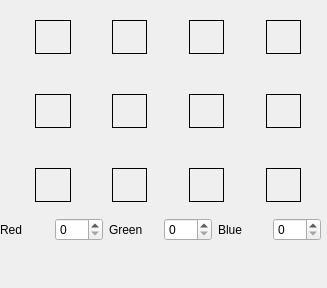
<?xml version="1.0" encoding="UTF-8"?>
<ui version="4.0">
 <class>PaintingWindow</class>
 <widget class="QDockWidget" name="PaintingWindow">
  <property name="geometry">
   <rect>
    <x>0</x>
    <y>0</y>
    <width>327</width>
    <height>288</height>
   </rect>
  </property>
  <property name="windowTitle">
   <string>Painting Window</string>
  </property>
  <widget class="QWidget" name="dockWidgetContents">
   <widget class="QWidget" name="verticalLayoutWidget">
    <property name="geometry">
     <rect>
      <x>0</x>
      <y>0</y>
      <width>321</width>
      <height>251</height>
     </rect>
    </property>
    <layout class="QVBoxLayout" name="verticalLayout">
     <item>
      <layout class="QGridLayout" name="gridLayout" rowstretch="0,0,0,0,0,0" columnstretch="0,0,0,0,0,0,0,0,0">
       <item row="3" column="0">
        <spacer name="verticalSpacer">
         <property name="orientation">
          <enum>Qt::Vertical</enum>
         </property>
         <property name="sizeHint" stdset="0">
          <size>
           <width>20</width>
           <height>40</height>
          </size>
         </property>
        </spacer>
       </item>
       <item row="3" column="3">
        <widget class="QLabel" name="labelColor_6">
         <property name="frameShape">
          <enum>QFrame::Box</enum>
         </property>
         <property name="text">
          <string/>
         </property>
         <property name="scaledContents">
          <bool>false</bool>
         </property>
        </widget>
       </item>
       <item row="0" column="1">
        <spacer name="horizontalSpacer_2">
         <property name="orientation">
          <enum>Qt::Horizontal</enum>
         </property>
         <property name="sizeHint" stdset="0">
          <size>
           <width>40</width>
           <height>20</height>
          </size>
         </property>
        </spacer>
       </item>
       <item row="0" column="0">
        <spacer name="horizontalSpacer">
         <property name="orientation">
          <enum>Qt::Horizontal</enum>
         </property>
         <property name="sizeHint" stdset="0">
          <size>
           <width>40</width>
           <height>20</height>
          </size>
         </property>
        </spacer>
       </item>
       <item row="1" column="7">
        <widget class="QLabel" name="labelColor_4">
         <property name="frameShape">
          <enum>QFrame::Box</enum>
         </property>
         <property name="text">
          <string/>
         </property>
         <property name="scaledContents">
          <bool>false</bool>
         </property>
        </widget>
       </item>
       <item row="1" column="1">
        <widget class="QLabel" name="labelColor_1">
         <property name="frameShape">
          <enum>QFrame::Box</enum>
         </property>
         <property name="text">
          <string/>
         </property>
         <property name="scaledContents">
          <bool>false</bool>
         </property>
        </widget>
       </item>
       <item row="1" column="5">
        <widget class="QLabel" name="labelColor_3">
         <property name="frameShape">
          <enum>QFrame::Box</enum>
         </property>
         <property name="text">
          <string/>
         </property>
         <property name="scaledContents">
          <bool>false</bool>
         </property>
        </widget>
       </item>
       <item row="5" column="3">
        <widget class="QLabel" name="labelColor_10">
         <property name="frameShape">
          <enum>QFrame::Box</enum>
         </property>
         <property name="text">
          <string/>
         </property>
         <property name="scaledContents">
          <bool>false</bool>
         </property>
        </widget>
       </item>
       <item row="2" column="0">
        <spacer name="verticalSpacer_3">
         <property name="orientation">
          <enum>Qt::Vertical</enum>
         </property>
         <property name="sizeHint" stdset="0">
          <size>
           <width>20</width>
           <height>40</height>
          </size>
         </property>
        </spacer>
       </item>
       <item row="0" column="2">
        <spacer name="horizontalSpacer_4">
         <property name="orientation">
          <enum>Qt::Horizontal</enum>
         </property>
         <property name="sizeHint" stdset="0">
          <size>
           <width>40</width>
           <height>20</height>
          </size>
         </property>
        </spacer>
       </item>
       <item row="0" column="5">
        <spacer name="horizontalSpacer_5">
         <property name="orientation">
          <enum>Qt::Horizontal</enum>
         </property>
         <property name="sizeHint" stdset="0">
          <size>
           <width>40</width>
           <height>20</height>
          </size>
         </property>
        </spacer>
       </item>
       <item row="0" column="4">
        <spacer name="horizontalSpacer_6">
         <property name="orientation">
          <enum>Qt::Horizontal</enum>
         </property>
         <property name="sizeHint" stdset="0">
          <size>
           <width>40</width>
           <height>20</height>
          </size>
         </property>
        </spacer>
       </item>
       <item row="1" column="3">
        <widget class="QLabel" name="labelColor_2">
         <property name="frameShape">
          <enum>QFrame::Box</enum>
         </property>
         <property name="text">
          <string/>
         </property>
         <property name="scaledContents">
          <bool>false</bool>
         </property>
        </widget>
       </item>
       <item row="1" column="0">
        <spacer name="verticalSpacer_2">
         <property name="orientation">
          <enum>Qt::Vertical</enum>
         </property>
         <property name="sizeHint" stdset="0">
          <size>
           <width>20</width>
           <height>40</height>
          </size>
         </property>
        </spacer>
       </item>
       <item row="4" column="0">
        <spacer name="verticalSpacer_5">
         <property name="orientation">
          <enum>Qt::Vertical</enum>
         </property>
         <property name="sizeHint" stdset="0">
          <size>
           <width>20</width>
           <height>40</height>
          </size>
         </property>
        </spacer>
       </item>
       <item row="0" column="3">
        <spacer name="horizontalSpacer_3">
         <property name="orientation">
          <enum>Qt::Horizontal</enum>
         </property>
         <property name="sizeHint" stdset="0">
          <size>
           <width>40</width>
           <height>20</height>
          </size>
         </property>
        </spacer>
       </item>
       <item row="5" column="0">
        <spacer name="verticalSpacer_4">
         <property name="orientation">
          <enum>Qt::Vertical</enum>
         </property>
         <property name="sizeHint" stdset="0">
          <size>
           <width>20</width>
           <height>40</height>
          </size>
         </property>
        </spacer>
       </item>
       <item row="3" column="5">
        <widget class="QLabel" name="labelColor_7">
         <property name="frameShape">
          <enum>QFrame::Box</enum>
         </property>
         <property name="text">
          <string/>
         </property>
         <property name="scaledContents">
          <bool>false</bool>
         </property>
        </widget>
       </item>
       <item row="0" column="6">
        <spacer name="horizontalSpacer_8">
         <property name="orientation">
          <enum>Qt::Horizontal</enum>
         </property>
         <property name="sizeHint" stdset="0">
          <size>
           <width>40</width>
           <height>20</height>
          </size>
         </property>
        </spacer>
       </item>
       <item row="5" column="5">
        <widget class="QLabel" name="labelColor_11">
         <property name="frameShape">
          <enum>QFrame::Box</enum>
         </property>
         <property name="text">
          <string/>
         </property>
         <property name="scaledContents">
          <bool>false</bool>
         </property>
        </widget>
       </item>
       <item row="3" column="7">
        <widget class="QLabel" name="labelColor_8">
         <property name="frameShape">
          <enum>QFrame::Box</enum>
         </property>
         <property name="text">
          <string/>
         </property>
         <property name="scaledContents">
          <bool>false</bool>
         </property>
        </widget>
       </item>
       <item row="5" column="1">
        <widget class="QLabel" name="labelColor_9">
         <property name="frameShape">
          <enum>QFrame::Box</enum>
         </property>
         <property name="text">
          <string/>
         </property>
         <property name="scaledContents">
          <bool>false</bool>
         </property>
        </widget>
       </item>
       <item row="3" column="1">
        <widget class="QLabel" name="labelColor_5">
         <property name="frameShape">
          <enum>QFrame::Box</enum>
         </property>
         <property name="text">
          <string/>
         </property>
         <property name="scaledContents">
          <bool>false</bool>
         </property>
        </widget>
       </item>
       <item row="0" column="7">
        <spacer name="horizontalSpacer_7">
         <property name="orientation">
          <enum>Qt::Horizontal</enum>
         </property>
         <property name="sizeHint" stdset="0">
          <size>
           <width>40</width>
           <height>20</height>
          </size>
         </property>
        </spacer>
       </item>
       <item row="5" column="7">
        <widget class="QLabel" name="labelColor_12">
         <property name="frameShape">
          <enum>QFrame::Box</enum>
         </property>
         <property name="text">
          <string/>
         </property>
         <property name="scaledContents">
          <bool>false</bool>
         </property>
        </widget>
       </item>
       <item row="3" column="8">
        <spacer name="verticalSpacer_8">
         <property name="orientation">
          <enum>Qt::Vertical</enum>
         </property>
         <property name="sizeHint" stdset="0">
          <size>
           <width>20</width>
           <height>40</height>
          </size>
         </property>
        </spacer>
       </item>
      </layout>
     </item>
     <item>
      <spacer name="verticalSpacer_6">
       <property name="orientation">
        <enum>Qt::Vertical</enum>
       </property>
       <property name="sizeHint" stdset="0">
        <size>
         <width>20</width>
         <height>40</height>
        </size>
       </property>
      </spacer>
     </item>
     <item>
      <layout class="QHBoxLayout" name="horizontalLayout">
       <item>
        <widget class="QLabel" name="label">
         <property name="text">
          <string>Red</string>
         </property>
        </widget>
       </item>
       <item>
        <widget class="QSpinBox" name="spinBox">
         <property name="maximum">
          <number>255</number>
         </property>
        </widget>
       </item>
       <item>
        <widget class="QLabel" name="label_2">
         <property name="text">
          <string>Green</string>
         </property>
        </widget>
       </item>
       <item>
        <widget class="QSpinBox" name="spinBox_2">
         <property name="maximum">
          <number>255</number>
         </property>
        </widget>
       </item>
       <item>
        <widget class="QLabel" name="label_3">
         <property name="text">
          <string>Blue</string>
         </property>
        </widget>
       </item>
       <item>
        <widget class="QSpinBox" name="spinBox_3">
         <property name="maximum">
          <number>255</number>
         </property>
        </widget>
       </item>
      </layout>
     </item>
     <item>
      <spacer name="verticalSpacer_7">
       <property name="orientation">
        <enum>Qt::Vertical</enum>
       </property>
       <property name="sizeHint" stdset="0">
        <size>
         <width>20</width>
         <height>40</height>
        </size>
       </property>
      </spacer>
     </item>
    </layout>
   </widget>
  </widget>
 </widget>
 <resources/>
 <connections/>
</ui>
